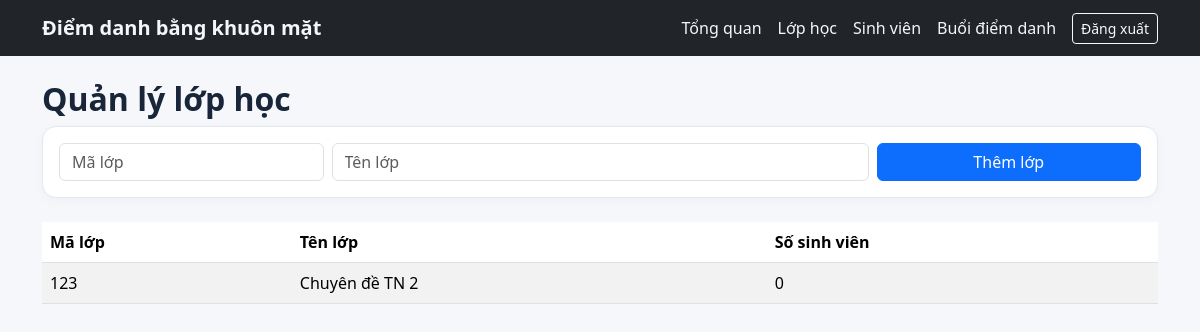
/classes (signed in), run on an earlier commit of the app's database.
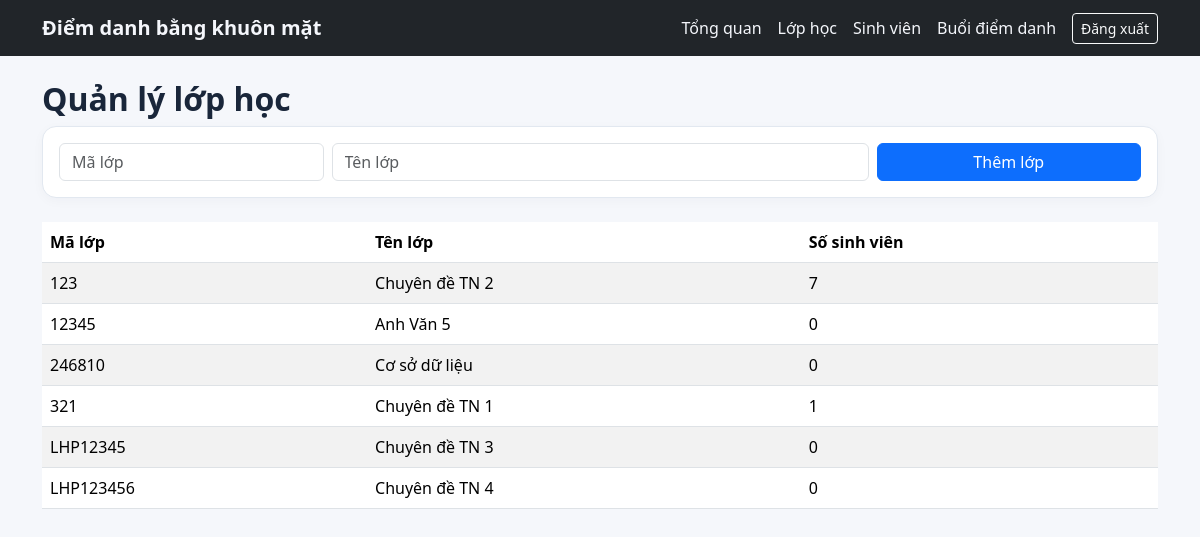
And on a later commit of the database.
### models.py (models this page shows)
class SchoolClass(db.Model):
    id = db.Column(db.Integer, primary_key=True)
    code = db.Column(db.String(30), unique=True, nullable=False)
    name = db.Column(db.String(150), nullable=False)
    students = db.relationship('Student', secondary=student_class, back_populates='classes')

### app.py (the view, shortened to what this page needs)
@app.route('/classes', methods=['GET', 'POST'])
@staff_required
def classes():
    return render_template('classes.html', classes=SchoolClass.query.order_by(SchoolClass.code).all())

### app.py (called while the page is built)
@login_manager.user_loader
def load_user(user_id):
    return db.session.get(User, int(user_id))

def staff_required(view):
    @wraps(view)
    def wrapped(*args, **kwargs):
        if not current_user.is_authenticated:
            return login_manager.unauthorized()
        if getattr(current_user, 'role', None) not in ('teacher', 'admin'):
            abort(403)
        return view(*args, **kwargs)
    return wrapped

@app.context_processor
def common():
    return {'now': datetime.now}

### templates/classes.html
{% extends 'base.html' %}{% block content %}<h2>Quản lý lớp học</h2><form method="post" class="card p-3 mb-4"><div class="row g-2"><div class="col-md-3"><input name="code" class="form-control" placeholder="Mã lớp" required></div><div class="col-md-6"><input name="name" class="form-control" placeholder="Tên lớp" required></div><div class="col-md-3"><button class="btn btn-primary w-100">Thêm lớp</button></div></div></form><table class="table table-striped"><thead><tr><th>Mã lớp</th><th>Tên lớp</th><th>Số sinh viên</th></tr></thead><tbody>{% for c in classes %}<tr><td>{{ c.code }}</td><td>{{ c.name }}</td><td>{{ c.students|length }}</td></tr>{% endfor %}</tbody></table>{% endblock %}

### templates/base.html
<!doctype html><html lang="vi"><head><meta charset="utf-8"><meta name="viewport" content="width=device-width, initial-scale=1"><title>Điểm danh bằng khuôn mặt</title><link href="https://cdn.jsdelivr.net/npm/bootstrap@5.3.3/dist/css/bootstrap.min.css" rel="stylesheet"><link rel="stylesheet" href="{{ url_for('static',filename='style.css') }}"></head><body><nav class="navbar navbar-expand-lg navbar-dark bg-dark"><div class="container"><a class="navbar-brand fw-bold" href="{{ url_for('dashboard') }}">Điểm danh bằng khuôn mặt</a><div class="d-flex gap-3 align-items-center flex-wrap">{% if current_user.is_authenticated %}<a href="{{ url_for('dashboard') }}">Tổng quan</a><a href="{{ url_for('classes') }}">Lớp học</a><a href="{{ url_for('students') }}">Sinh viên</a><a href="{{ url_for('sessions') }}">Buổi điểm danh</a><form method="post" action="{{ url_for('logout') }}"><button class="btn btn-sm btn-outline-light">Đăng xuất</button></form>{% else %}<a class="btn btn-sm btn-outline-light" href="{{ url_for('login') }}">Đăng nhập</a>{% endif %}</div></div></nav><main class="container py-4">{% with messages=get_flashed_messages(with_categories=true) %}{% for category,message in messages %}<div class="alert alert-{{ category }}">{{ message }}</div>{% endfor %}{% endwith %}{% block content %}{% endblock %}</main></body></html>

### static/style.css (style rules this page uses)
body { background:#f5f7fb;color:#19263a }
.navbar a { color:#f4f6fb;text-decoration:none }
.card { border:1px solid #e2e8f0;border-radius:14px;box-shadow:0 3px 12px #15233808 }
.table { background:white }
h2 { font-weight:700 }

What changed in the data, as far as the page shows it:
computed for SchoolClass "Chuyên đề TN 2": students|length "0" → "7"
added SchoolClass: code "12345", name "Anh Văn 5", students|length "0"
added SchoolClass: code "246810", name "Cơ sở dữ liệu", students|length "0"
added SchoolClass: code "321", name "Chuyên đề TN 1", students|length "1"
added SchoolClass: code "LHP12345", name "Chuyên đề TN 3", students|length "0"
added SchoolClass: code "LHP123456", name "Chuyên đề TN 4", students|length "0"
